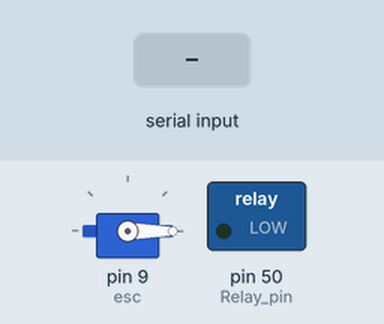
Recording of a sketch running on a simulated Arduino Mega 2560, built with avr-gcc and run on an emulated ATmega2560. Shown: servo, switched loads named in the sketch (green lamp = pin HIGH). The test bench sets the inputs (shaded band). What the sketch prints to the serial monitor is not drawn.

Above: at 2.2 s.
2.3 s: "," received over Serial
At 4.1 s:
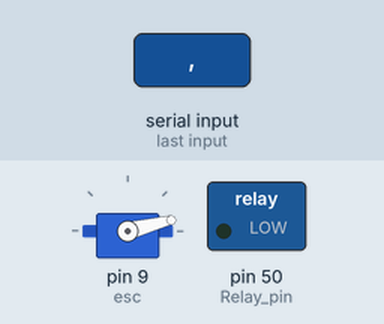
Timing chart, 0 to 9.9 s (numbered marks = the images above; inputs shaded):
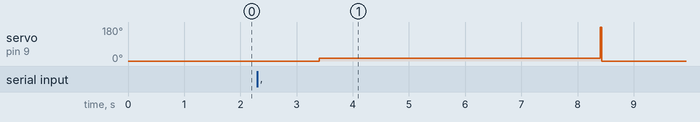

The sketch:

spin_coater_12k_nextion.ino
```cpp
// Motor and accelerator function
#include <Servo.h>
Servo esc;

// Data for acceleration calculation
int data_us_5v[30] = {1080, 1081, 1082, 1083, 1084, 1085, 1086, 1087, 1088, 1089, 1090, 1100, 1150, 1200, 1250, 1300, 1350, 1400, 1450, 1500, 1550, 1600, 1650, 1700, 1750, 1800, 1850, 1900, 1950, 2000};

float data_RPM_5v[30] = {522.7276699170616, 542.3137048451654, 550.2536078130512, 567.9801042038741, 579.8876739248126, 591.0798321533913, 600.9565864935408, 617.2111546286206, 631.7594094031758, 635.3845412115163, 656.9814146494098, 758.7606423309594, 1024.9489361367937, 1620.2232045745675, 2260.385813017392, 2877.087027804731, 3177.2010495414747, 3459.008601524048, 3604.1066426882658, 3802.305893735386, 3928.419287903149, 4166.666666666667, 4271.410691936349, 4471.900700578738, 4513.549694272587, 4389.639788621113, 4769.9248120300745, 4691.698387819078, 5174.970596757973, 5076.156665139717};

int data_us_12v[25] = {1080, 1085, 1090, 1095, 1100, 1105, 1110, 1115, 1130, 1132, 1133, 1134, 1136, 1200, 1300, 1400, 1500, 1600, 1700, 1750, 1800, 1850, 1900, 1950, 2000};

float data_RPM_12v[25] = {3758.423180592992, 3894.428152492668, 4055.7777164920017, 4195.81240317356, 4334.946365158512, 4449.157325213019, 4565.227751713036, 4687.5, 5074.009390746678, 5123.837019028473, 5132.625994694959, 5161.8879205086105, 5228.7651373017225, 6521.75454104431, 8047.929300301215, 9132.44124842464, 9764.132925897631, 10371.767241379312, 10859.755140480302, 11407.02776664612, 11301.83950442143, 11842.228548835876, 12500.027126853847, 12615.724255804016, 12511.62250116225};


// Operation variables
const int rpm_step = 10; // Step between RPM
float accel;
int RPM_INIT;
int RPM_FINAL;
float delay_time; // Delay between RPM increments in microseconds
float hold_time;
int number_steps;


// Precalculate arrays
int us_rpm_5v(int rpm){
  int us_p;
  for(int i = 0; i <= 28; i++){
    if(rpm <= data_RPM_5v[i+1] && rpm > data_RPM_5v[i]){
      int y1 = data_RPM_5v[i+1];
      int y0 = data_RPM_5v[i];
      int x1 = data_us_5v[i+1];
      int x0 = data_us_5v[i];
      float m = (y1 - y0)/(x1 - x0);
      int us_p = (rpm - y0)/(m) + x0;
      return us_p;
    }
  }
}


int us_rpm_12v(int rpm){
  int us_p;
  for(int i = 0; i <= 23; i++){
    if(rpm <= data_RPM_12v[i+1] && rpm > data_RPM_12v[i]){
      int y1 = data_RPM_12v[i+1];
      int y0 = data_RPM_12v[i];
      int x1 = data_us_12v[i+1];
      int x0 = data_us_12v[i];
      float m = (y1 - y0)/(x1 - x0);
      int us_p = (rpm - y0)/(m) + x0;
      return us_p;
    }
  }
}


// Accelerate
void accelerate(){
    // Calculate from Nextion inputs.
    float delay_time = (rpm_step / accel) * 1000000; // Delay between RPM increments in microseconds
    int number_steps = ((RPM_FINAL - RPM_INIT) / rpm_step) + 1;

    // Precalculation
    int j = 0;
    int m = 0;
    int us[number_steps]; // Array for precalculated
    for(int rpm = RPM_INIT ; rpm <= RPM_FINAL; rpm = rpm + rpm_step){
      if(rpm <= 4400){
        us[j] = us_rpm_5v(rpm);
        m++;
      }
      else{
        us[j] = us_rpm_12v(rpm);
      }

      j++;

    }

    //Aceleration
    esc.writeMicroseconds(1080);
    delay(5000);

    for(int i = 0; i <= m - 1; i++){
      esc.writeMicroseconds(us[i]);
      delayMicroseconds(delay_time);
    }

    if (RPM_FINAL > 4400){
      esc.writeMicroseconds(us[m]);
      delay(29);
      digitalWrite(50, HIGH);

      //Acceleration rough after commutation
      for(int j = m + 1; j <= number_steps - 1   ; j++){
      esc.writeMicroseconds(us[j]);
      delayMicroseconds(delay_time);
      }
    }
}


// Nextion
// Variables for Nextion messages
const String waitMSG = "Waiting for Arduino...";
const String accelMSG = "Accelerating...";
const String holdMSG = "Holding at Final RPM...";
const String finishMSG = "Finished!";


// Nextion functions
void print2Nextion(String str) {
  Serial.print(str);
  Serial.write(0xff);
  Serial.write(0xff);
  Serial.write(0xff);
}


void readOperationVariables(String str){
  int space1_loc = str.indexOf(",");
  int space2_loc = str.indexOf(",", space1_loc + 1);
  int space3_loc = str.indexOf(",", space2_loc + 1);

  String RPM_INITStr = str.substring(0, space1_loc);
  String RPM_FINALStr = str.substring(space1_loc + 1, space2_loc);
  String hold_timeStr = str.substring(space2_loc + 1, space3_loc);
  String accelStr = str.substring(space3_loc + 1, str.length());

  RPM_INIT = RPM_INITStr.toInt();
  RPM_FINAL = RPM_FINALStr.toInt();
  hold_time = hold_timeStr.toInt() * 1000;
  accel = accelStr.toInt();
}


void hold(){
  print2Nextion("vis onHold,1");
    print2Nextion("vis TIMER,1");
    float start_time = millis();
    const float bias = 0.1;
    while (millis() - start_time <= hold_time)
    {
      float remaining = (hold_time + start_time - millis()) / 1000;
      print2Nextion("TIMER.txt=\"" + String(remaining) + " s\"");
    }

    digitalWrite(50, LOW);
    esc.writeMicroseconds(1000);
    // delay(2000);
    // esc.writeMicroseconds(0);
    print2Nextion("TIMER.txt=\"0.00 s\"");
}


// Begin operation
const int start_delay = 1000; // Milliseconds before starting
void setup() {
  pinMode(50, OUTPUT); // Relay pin
  Serial.begin(9600);
  esc.attach(9, 1000, 2000);
  esc.writeMicroseconds(0);

  delay(start_delay);
}


void loop() {
  if (Serial.available() > 0){
    print2Nextion("statusMSG.txt=\"" + waitMSG + "\"");
    delay(100);

    String MSG = Serial.readString();
    readOperationVariables(MSG);

    print2Nextion("statusMSG.txt=\"" + accelMSG + "\"");
    accelerate();

    print2Nextion("statusMSG.txt=\"" + holdMSG + "\"");
    hold();

    print2Nextion("statusMSG.txt=\"" + finishMSG + "\"");
    print2Nextion("vis BACK,1");
  }
}
```

Measured:
- after the input at 2.3 s, servo on pin 9 (esc): 0° → 14° after 1.1 s, → 0° 5.0 s later
